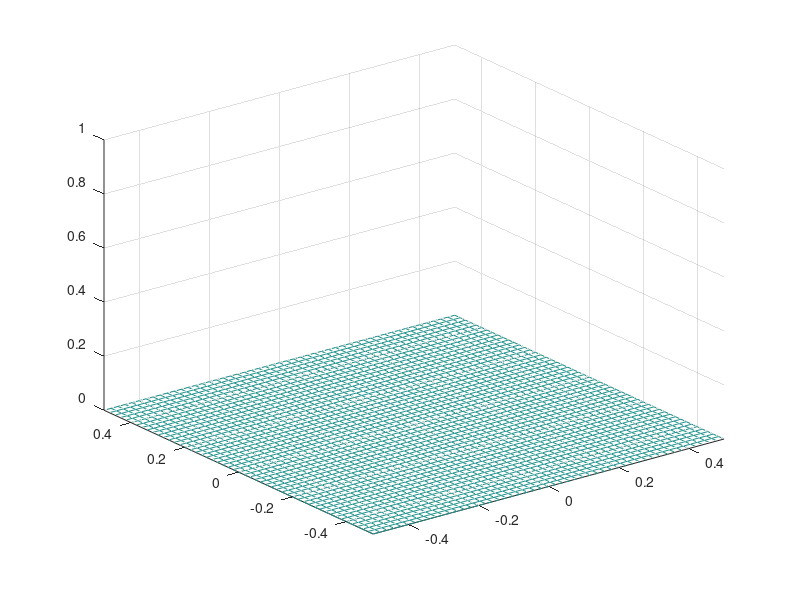

MATLAB code to generate this figure: (Note: this script raises an error after producing the figure.)
%% Set up parameters

N = 50;                 % Number of grid points = 51
L = 1.0;                % Length of domain
h = L/N;                % Space grid size
x=zeros(N+1); 
y=zeros(N+1);
for j = 1:N+1
    for i = 1:N+1
        x(i,j) = -L/2+(i-1)*h;
        y(i,j) = -L/2+(j-1)*h;
    end
end

a = zeros(N+1);  
% SET the fixed outer boundary conditions in a
%-------------------------------------------------




newa = a; % copy used for Jacobi method

%% Homework: Implement ID = 1 and BC = value on inner boundaries
%-------------------------------------------------

%ID = 
%BC = 

%-------------------------------------------------

% Choose a method
imethod = input('Enter method (1=Jacobi), (2=Gauss Seidel), (3=SOR): ');
if(imethod==3)
    omega = input('Enter desired omega: ');
end

%%%%%%%%%%%%
%% Run the loop

mesh(x,y,a,a); 
axis([-.5 .5 -.5 .5 0 1])

iter=0;
change = 1000;
while(abs(change) > 1e-4)
    changeSum = 0;
    iter = iter + 1;

    if(imethod == 1)           % Jacobi method
        % IMPLEMENT a NESTED FOR LOOP
        
        
                %newa(i,j) = ADD JACOBI UPDATE HERE

                changeSum = changeSum + abs(1-a(i,j)/(newa(i,j)+1e-6));
 
        %a =       % copy new guess onto the old guess at the end
    elseif(imethod == 2)       % Gauss-Seidel
        % IMPLEMENT a NESTED FOR LOOP
        
        
                %newval = ADD GAUSS-SEIDEL UPDATE HERE
                
                changeSum = changeSum + abs(1-a(i,j)/newval);                
                a(i,j) = newval; % copy new guess to old guess right away
                
                
    else                       % Successive Overrelaxation
        % IMPLEMENT NESTED FOR LOOP
            
        
                %newval = ADD SOR UPDATE HERE
                
                changeSum = changeSum + abs(1-a(i,j)/newval);                
                a(i,j) = newval; % copy new guess to old guess right away

                
    end
    
    change = changeSum/(N-2)^2;    
    cla
    mesh(x,y,a,a);
    pause(.01)
end
